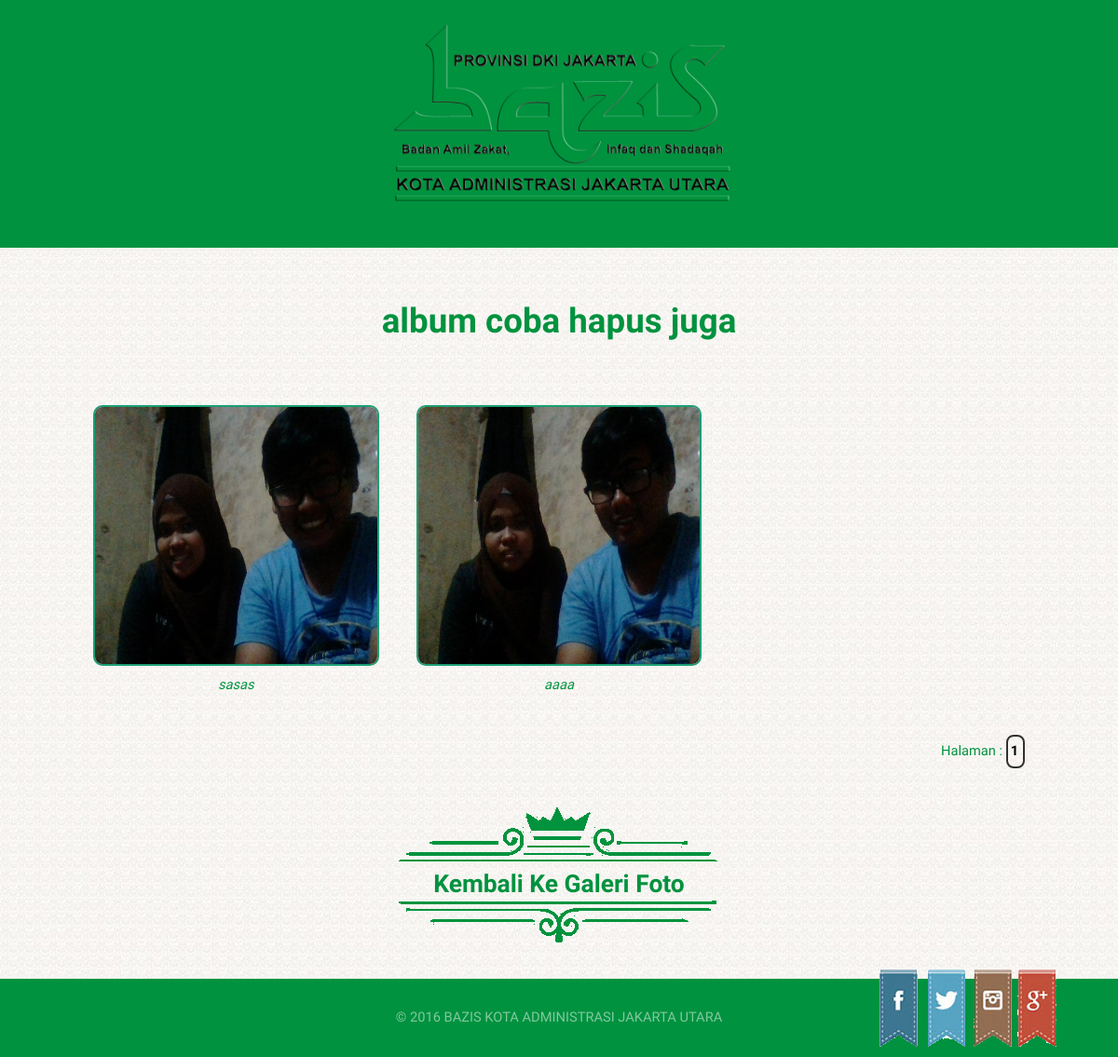
The app's page /galeri_bazis/foto/albumfoto/?id_album_foto=10 with its own data.
### tables this page shows
CREATE TABLE `album_foto` (
  `id_album_foto` int(3) NOT NULL auto_increment,
  `sampul_album_foto` varchar(300) NOT NULL,
  `nama_album_foto` varchar(100) NOT NULL,
  `tanggal_album_foto` varchar(12) NOT NULL,
  `keterangan_album_foto` text NOT NULL,
  PRIMARY KEY  (`id_album_foto`)
);

CREATE TABLE `album_foto_isi` (
  `id_foto` int(6) NOT NULL auto_increment,
  `lokasi_foto` varchar(300) NOT NULL,
  `keterangan_foto` varchar(25) NOT NULL,
  `id_album_foto` int(3) NOT NULL,
  PRIMARY KEY  (`id_foto`)
);

### galeri_bazis/foto/albumfoto/index.php (the view, shortened to what this page needs)
<!DOCTYPE HTML>
<html>
	<head>
		<link rel="stylesheet" href="../../../asset/css/main.css" />
		<link rel="stylesheet" href="js/prettyPhoto/css/prettyPhoto.css" type="text/css" media="screen" />
		<link rel="stylesheet" type="text/css" media="screen" href="css/superfish-custom.css" />
        <link rel="stylesheet" href="css/jquery.tabs.css" type="text/css" media="print, projection, screen" />
	</head>
	<body class="homepage">
		<div id="page-wrapper">
				<div id="header">
					<div class="container">
						<section>
							<div class="row">
								<div class="12u 12u(mobile)" align="center">
								<a href="index.php"><img src="../../../asset/gambar/logo.png" width="420px" height="220px"></a>
								</div>
							</div>
						</section>
					</div>
				</div>
				<div id="main" style="background-image: url('../../../asset/gambar/latar.jpg');">
				<section class="container">
					<div class="row">
							<section class="12u 12u(mobile)" align="center">
							<?php
							$id_album=$_GET['id_album_foto'];
							$tampil="SELECT*FROM album_foto where id_album_foto = '$id_album'";
							$cek=mysql_query($tampil) or die (mysql_error());
							while ($data=mysql_fetch_array($cek))
							{
							?>
								<h2><?php echo $data['nama_album_foto']; ?></h2>
							<?php } ?>
							</section>
					</div>
					<div class="row">
						<?php
						$tampil_isi="SELECT*FROM album_foto_isi where id_album_foto = '$id_album' order by id_foto desc";
						$cek_isi=mysql_query($tampil_isi) or die (mysql_error());
						$totalData = mysql_num_rows($cek_isi);
						if($_GET['start']=='') $start = 0;
						else $start = $_GET['start'];
						$limit= 6;
						$tampil_isi2=$tampil_isi." LIMIT $start, $limit";
						$cek_isi2=mysql_query($tampil_isi2) or die (mysql_error());
						while ($data_isi=mysql_fetch_array($cek_isi2))
						{
						?>
						<section class="4u 12u(mobile)" align="center">
							<a href="../../../album_foto/<?php echo $data_isi['lokasi_foto']; ?>" title="<?php echo $data_isi['keterangan_foto']; ?>" rel="prettyPhoto[gallery]">
							<img src="../../../album_foto/<?php echo $data_isi['lokasi_foto']; ?>" width="100%" height="280px" alt="<?php echo $data_isi['keterangan_foto']; ?>" title="<?php echo $data_isi['keterangan_foto']; ?>" style="border: 2px solid; border-radius: 10px 10px 10px 10px"/></a>
							<em><?php echo $data_isi['keterangan_foto']; ?></em>
						</section>
						<?php
						}
						?>
					</div>
					<div class="row">
						<div class="12u 12u(mobile)" align="right">
						Halaman :
						<?php
							$b=0;
							$jumlahPage = $totalData/$limit;
							for($a=0;$a<$jumlahPage;$a++)
							{
							?>
							<a href="?id_album_foto=<?php echo $id_album ;?>&start=<?php echo $b;?>" class="button" style="padding: 0.2em;">
							<?php echo $a+1;?>
							</a>
							<?php
							$b=$b+6;
							}
							?>
						</div>
					</div>
					<div class="row">
								<div class="12u 12u(mobile)" align="center">
								<img align="center" src="../../../asset/gambar/Beranda1.png" alt="" />
								<h3><a href="javascript:history.back()">Kembali Ke Galeri Foto</a></h3>
								<img align="center" src="../../../asset/gambar/Beranda2.png" alt="" />
								</div>
					</div>
					</section>
				</div>
				<?php include "../../../footer.php"; ?>
		</div>
	</body>
</html>

### asset/css/main.css (style rules this page uses)
html, body, div, span, applet, object, iframe, h1, h2, h3, h4, h5, h6, p, blockquote, pre, a, abbr, acronym, address, big, cite, code, del, dfn, em, img, ins, kbd, q, s, samp, small, strike, strong, sub, sup, tt, var, b, u, i, center, dl, dt, dd, ol, ul, li, fieldset, form, label, legend, table, caption, tbody, tfoot, thead, tr, th, td, article, aside, canvas, details, embed, figure, figcaption, footer, header, hgroup, menu, nav, output, ruby, section, summary, time, mark, audio, video { margin: 0; padding: 0; border: 0; font-size: 100%; font: inherit; vertical-align: baseline; }
article, aside, details, figcaption, figure, footer, header, hgroup, menu, nav, section { display: block; }
body { line-height: 1; }
body { -webkit-text-size-adjust: none; }
*, *:before, *:after { -moz-box-sizing: border-box; -webkit-box-sizing: border-box; box-sizing: border-box; }
.container { margin-left: auto; margin-right: auto; }
.container { width: 1200px; }
@media screen and (max-width: 1280px) { .container { width: 1000px; } }
.row { border-bottom: solid 1px transparent; -moz-box-sizing: border-box; -webkit-box-sizing: border-box; box-sizing: border-box; }
.row > * { float: left; -moz-box-sizing: border-box; -webkit-box-sizing: border-box; box-sizing: border-box; }
.row:after, .row:before { content: ''; display: block; clear: both; height: 0; }
.row > * { padding: 40px 0 0 40px; }
.row { margin: -40px 0 -1px -40px; }
.\31 2u, .\31 2u\24 { width: 100%; clear: none; margin-left: 0; }
.\34 u, .\34 u\24 { width: 33.3333333333%; clear: none; margin-left: 0; }
@media screen and (max-width: 1280px) { .row > * { padding: 40px 0 0 40px; } }
@media screen and (max-width: 1280px) { .row { margin: -40px 0 -1px -40px; } }
body { background: #00923F; color: #00923F; font-family: 'Source Sans Pro', sans-serif; font-size: 12pt; font-weight: 300; line-height: 1.75em; }
h1, h2, h3, h4, h5, h6 { font-weight: 700; }
h1 a, h2 a, h3 a, h4 a, h5 a, h6 a { color: inherit; text-decoration: none; }
em, i { font-style: italic; }
a { -moz-transition: color 0.35s ease-in-out, border-bottom-color 0.35s ease-in-out; -webkit-transition: color 0.35s ease-in-out, border-bottom-color 0.35s ease-in-out; -ms-transition: color 0.35s ease-in-out, border-bottom-color 0.35s ease-in-out; transition: color 0.35s ease-in-out, border-bottom-color 0.35s ease-in-out; outline: 0; color: #1D9D74; }
section, article { margin-bottom: 3em; }
section > :last-child, section:last-child, article > :last-child, article:last-child { margin-bottom: 0; }
.row > section, .row > article { margin-bottom: 0; }
.button { -moz-transition: background-color 0.35s ease-in-out, color 0.35s ease-in-out, border-color 0.35s ease-in-out; -webkit-transition: background-color 0.35s ease-in-out, color 0.35s ease-in-out, border-color 0.35s ease-in-out; -ms-transition: background-color 0.35s ease-in-out, color 0.35s ease-in-out, border-color 0.35s ease-in-out; transition: background-color 0.35s ease-in-out, color 0.35s ease-in-out, border-color 0.35s ease-in-out; display: inline-block; background: none; border: 2px solid #FFF; border-radius: 8px; font-size: 0.85em; letter-spacing: 2px; padding: 0.85em 2.75em 0.85em 2.75em; color: #fff !important; text-transform: uppercase; text-decoration: none; font-size: 1em; font-weight: 600; text-align: center; }
#header { padding: 1.5em 0em 1em 0em; }
#header .container { position: relative; }
#main { position: relative; padding: 2em 0em; background: #fff; }
#main h3 a { color: #00923F; font-size: 1.8em; }
#main .button { border-color: #000; border-color: rgba(0, 0, 0, 0.8); color: #000 !important; }
#main h2 { font-size: 2.5em; padding: 1em 0em; }
@media screen and (max-width: 1280px) { body, input, textarea, select { font-size: 11pt; } }

### records on screen
album_foto: nama_album_foto "album coba hapus juga"
album_foto_isi: lokasi_foto (picture), keterangan_foto "sasas"
album_foto_isi: lokasi_foto (picture), keterangan_foto "aaaa"
